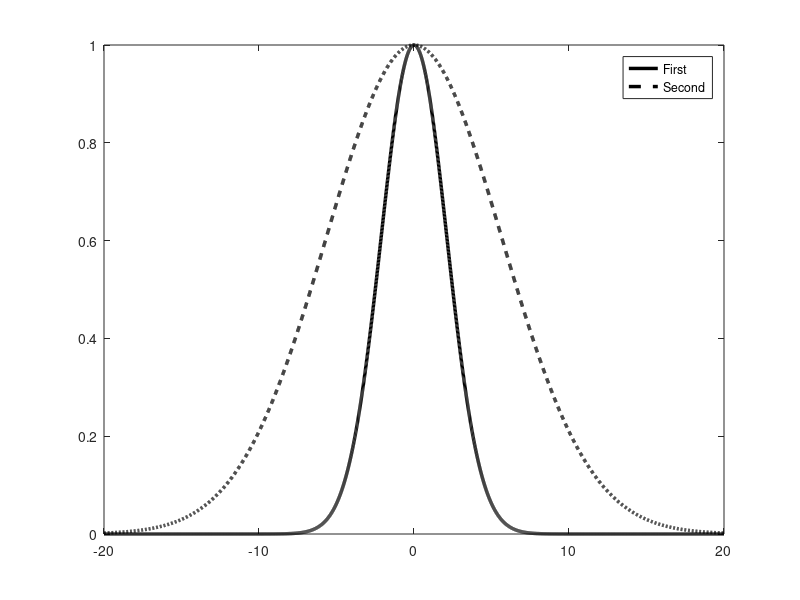

Write MATLAB code to recreate this figure.
S0=1; TOL=1E-4;tau_s=[3,8];t=[-20:1E-2:20];
s=@(t,tau_s)S0.*exp(-(t./tau_s).^2);
for i=1:length(t)
s1(i)=s(t(i),tau_s(1));s2(i)=s(t(i),tau_s(2));
end
figure
plot(t,s1,'k-','LineWidth',2.5);ylim([0,1]);xlim([-20,20]);
hold on;
plot(t,s2,'k--','LineWidth',2.5);ylim([0,1]);xlim([-20,20]);
hleg=legend('First','Second');
hold off;